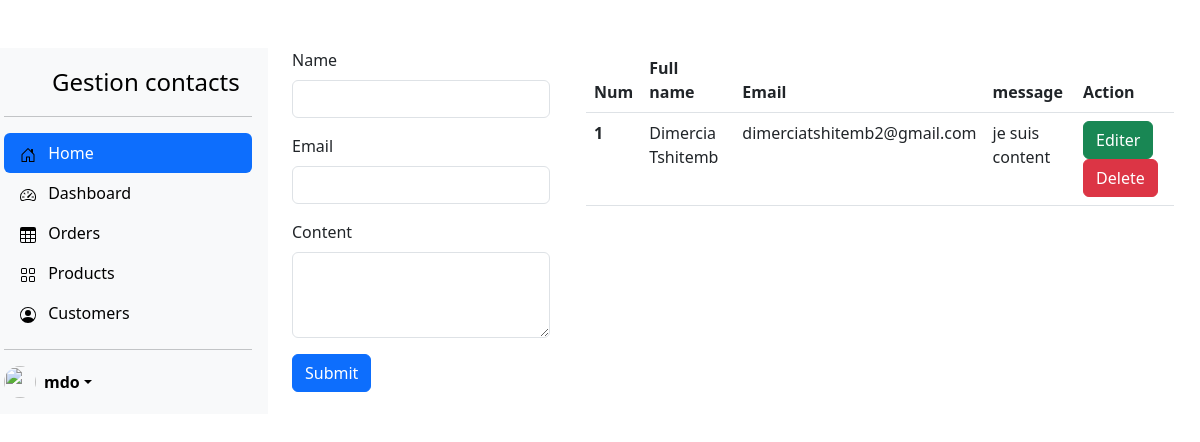
Page /gestion-contact/ on the earlier database version.
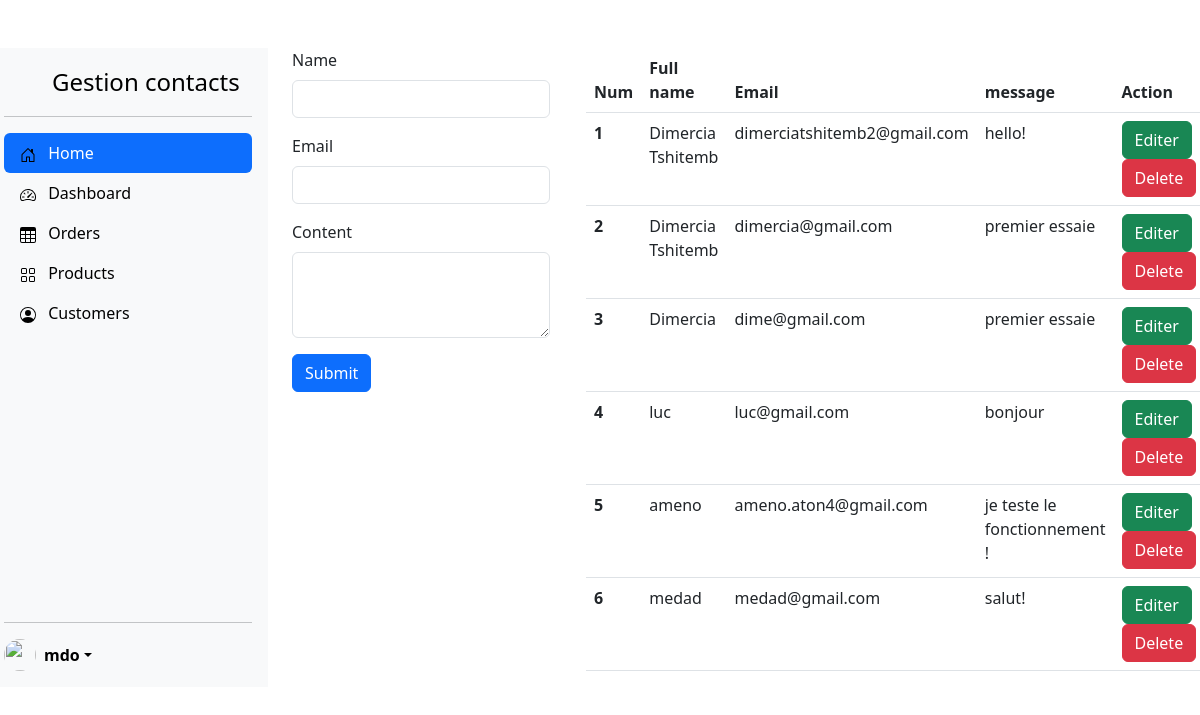
Same page on the later database version.
### my_wedding/models.py (models this page shows, shortened)
class Contact(models.Model):
    name = models.CharField(max_length=30)
    email = models.EmailField(unique=True)
    content = models.TextField()

### my_wedding/views.py (the view, shortened to what this page needs)
# urls.py: path('gestion-contact/', gestionContactView, name = "gestion_contact"),
def gestionContactView(request, template_name = "wedding/pages/gestionContact.html"):
    context = {}
    contacts = Contact.objects.all()
    context["contacts"] = contacts
    return render(request, template_name, context)

### my_wedding/templates/wedding/pages/gestionContact.html (shortened to what this page needs)
<!DOCTYPE html>
{% load static %}
<html lang="en">
<head>
    <link rel="stylesheet" href="{% static 'wedding/css/bootstrap.min.css' %}">
    <link rel="stylesheet" href="{% static 'wedding/css/my_styles.css' %}">
</head>
<body>
<div class="row mt-5">
{% include 'wedding/partials/sidebar.html' %}
  <div class="col-3">
      <form class="container" method="post">
  <div class="mb-3" >
    <label for="exampleInputEmail1" class="form-label">Name</label>
    <input type="name" class="form-control" id="examplename" aria-describedby="nameHelp" name="name" value="{{contact_one.name}}">
  </div>
  <div class="mb-3">
    <label for="exampleInputEmail1" class="form-label">Email</label>
    <input type="email" class="form-control" id="exampleInputEmail1" aria-describedby="emailHelp" name="email", value="{{contact_one.email}}">
  </div>
  <div class="mb-3">
  <label for="exampleFormControlTextarea1" class="form-label">Content</label>
  <textarea class="form-control" id="exampleFormControlTextarea1" rows="3" name="content">
    {{contact_one.content}}
  </textarea>
</div>
  <button type="submit" class="btn btn-primary">Submit</button>
</form>
  </div>
  <div class="col-6">
    <table class="table">
    <thead>
      <tr>
        <th scope="col">Num</th>
        <th scope="col">Full name</th>
        <th scope="col">Email</th>
        <th scope="col">message</th>
        <th scope="col">Action</th>
      </tr>
    </thead>
    <tbody>
    {% for contact in contacts %}
      <tr>
        <th scope="row">{{ forloop.counter }}</th>
        <td>{{ contact.name }}</td>
        <td>{{ contact.email }}</td>
        <td>{{ contact.content }}</td>
        <td>
          <a href="{% url 'update_contact' contact.id %}" class="btn btn-success">Editer</a>
          <a href="{% url 'delete_contact' contact.id %}" class="btn btn-danger">Delete</a>
        </td>
      </tr>
    {% endfor %}
    </tbody>
  </table>
  </div>
</div>
</body>
</html>

Differences in the rows shown:
changed Contact "dimerciatshitemb2@gmail.com": content "je suis content" → "hello!"
added Contact: name "Dimercia Tshitemb", email "dimercia@gmail.com", content "premier essaie"
added Contact: name "Dimercia", email "dime@gmail.com", content "premier essaie"
added Contact: name "luc", email "luc@gmail.com", content "bonjour"
added Contact: name "ameno", email "ameno.aton4@gmail.com", content "je teste le fonctionnement !"
added Contact: name "medad", email "medad@gmail.com", content "salut!"
